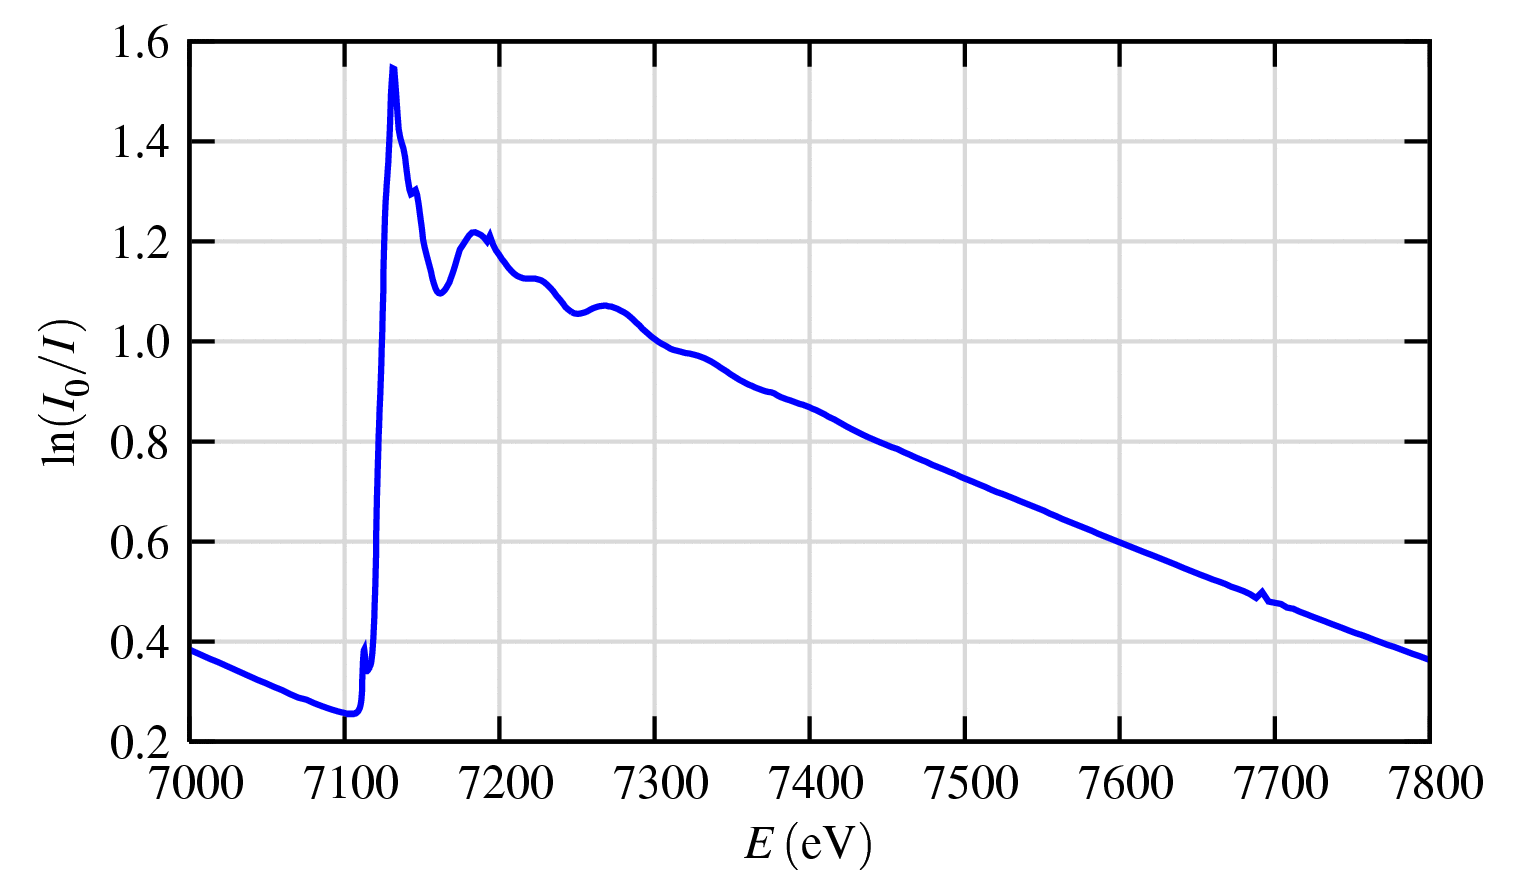

The script that drew this image:
#
 load 'base.gp'
 set format y "%2.1f"
 set ylabel ' $ \ln(I_0/I) $ '  0.5, 0 
 plot "fe_ion.dat" u 1:4 w l ls 1
